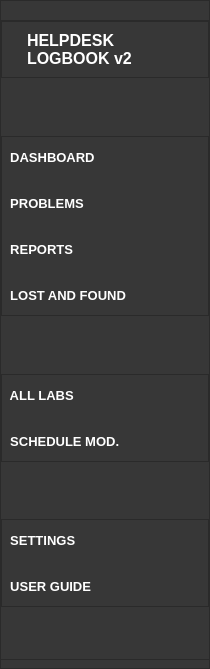
     <widget class="QFrame" name="frameMenu">
      <property name="enabled">
       <bool>true</bool>
      </property>
      <property name="sizePolicy">
       <sizepolicy hsizetype="MinimumExpanding" vsizetype="MinimumExpanding">
        <horstretch>0</horstretch>
        <verstretch>0</verstretch>
       </sizepolicy>
      </property>
      <property name="minimumSize">
       <size>
        <width>210</width>
        <height>0</height>
       </size>
      </property>
      <property name="maximumSize">
       <size>
        <width>210</width>
        <height>16777215</height>
       </size>
      </property>
      <property name="accessibleDescription">
       <string>menuFrame</string>
      </property>
      <property name="styleSheet">
       <string notr="true">background-color: rgb(55,55,55);</string>
      </property>
      <property name="frameShape">
       <enum>QFrame::StyledPanel</enum>
      </property>
      <property name="frameShadow">
       <enum>QFrame::Plain</enum>
      </property>
      <property name="lineWidth">
       <number>0</number>
      </property>
      <widget class="QFrame" name="frameMenuItemContainer">
       <property name="geometry">
        <rect>
         <x>0</x>
         <y>20</y>
         <width>210</width>
         <height>640</height>
        </rect>
       </property>
       <property name="sizePolicy">
        <sizepolicy hsizetype="Preferred" vsizetype="Preferred">
         <horstretch>0</horstretch>
         <verstretch>0</verstretch>
        </sizepolicy>
       </property>
       <property name="maximumSize">
        <size>
         <width>210</width>
         <height>16777215</height>
        </size>
       </property>
       <property name="frameShape">
        <enum>QFrame::StyledPanel</enum>
       </property>
       <property name="frameShadow">
        <enum>QFrame::Raised</enum>
       </property>
       <layout class="QGridLayout" name="gridLayout_43">
        <property name="leftMargin">
         <number>0</number>
        </property>
        <property name="topMargin">
         <number>0</number>
        </property>
        <property name="rightMargin">
         <number>0</number>
        </property>
        <property name="bottomMargin">
         <number>0</number>
        </property>
        <item row="1" column="0" colspan="2">
         <widget class="QFrame" name="frame_5">
          <property name="frameShape">
           <enum>QFrame::StyledPanel</enum>
          </property>
          <property name="frameShadow">
           <enum>QFrame::Raised</enum>
          </property>
          <layout class="QGridLayout" name="gridLayout_46">
           <item row="0" column="0">
            <widget class="QLabel" name="pictureIcon">
             <property name="sizePolicy">
              <sizepolicy hsizetype="Fixed" vsizetype="Fixed">
               <horstretch>0</horstretch>
               <verstretch>0</verstretch>
              </sizepolicy>
             </property>
             <property name="maximumSize">
              <size>
               <width>40</width>
               <height>40</height>
              </size>
             </property>
             <property name="font">
              <font>
               <family>Segoe UI</family>
               <pointsize>12</pointsize>
               <weight>75</weight>
               <bold>true</bold>
              </font>
             </property>
             <property name="cursor">
              <cursorShape>ArrowCursor</cursorShape>
             </property>
             <property name="styleSheet">
              <string notr="true">border-radius: 10px;</string>
             </property>
             <property name="text">
              <string/>
             </property>
             <property name="pixmap">
              <pixmap>../images/icons/logbook_logo.png</pixmap>
             </property>
             <property name="scaledContents">
              <bool>true</bool>
             </property>
             <property name="openExternalLinks">
              <bool>false</bool>
             </property>
             <property name="textInteractionFlags">
              <set>Qt::LinksAccessibleByMouse</set>
             </property>
            </widget>
           </item>
           <item row="0" column="1">
            <widget class="QLabel" name="labelLogBook">
             <property name="font">
              <font>
               <family>Segoe UI</family>
               <pointsize>12</pointsize>
               <weight>75</weight>
               <bold>true</bold>
              </font>
             </property>
             <property name="cursor">
              <cursorShape>ArrowCursor</cursorShape>
             </property>
             <property name="accessibleDescription">
              <string>normalLabel</string>
             </property>
             <property name="styleSheet">
              <string notr="true">color: rgb(255, 255, 255);</string>
             </property>
             <property name="text">
              <string>HELPDESK LOGBOOK v2</string>
             </property>
             <property name="scaledContents">
              <bool>true</bool>
             </property>
             <property name="wordWrap">
              <bool>true</bool>
             </property>
             <property name="openExternalLinks">
              <bool>false</bool>
             </property>
             <property name="textInteractionFlags">
              <set>Qt::LinksAccessibleByMouse</set>
             </property>
            </widget>
           </item>
          </layout>
         </widget>
        </item>
        <item row="4" column="0">
         <spacer name="verticalSpacer_5">
          <property name="orientation">
           <enum>Qt::Vertical</enum>
          </property>
          <property name="sizeHint" stdset="0">
           <size>
            <width>20</width>
            <height>40</height>
           </size>
          </property>
         </spacer>
        </item>
        <item row="6" column="0">
         <spacer name="verticalSpacer_2">
          <property name="orientation">
           <enum>Qt::Vertical</enum>
          </property>
          <property name="sizeHint" stdset="0">
           <size>
            <width>20</width>
            <height>40</height>
           </size>
          </property>
         </spacer>
        </item>
        <item row="9" column="0" colspan="2">
         <widget class="QFrame" name="frame_4">
          <property name="sizePolicy">
           <sizepolicy hsizetype="Expanding" vsizetype="Expanding">
            <horstretch>0</horstretch>
            <verstretch>0</verstretch>
           </sizepolicy>
          </property>
          <property name="frameShape">
           <enum>QFrame::StyledPanel</enum>
          </property>
          <property name="frameShadow">
           <enum>QFrame::Raised</enum>
          </property>
          <layout class="QGridLayout" name="gridLayout_45">
           <property name="leftMargin">
            <number>0</number>
           </property>
           <property name="topMargin">
            <number>0</number>
           </property>
           <property name="rightMargin">
            <number>0</number>
           </property>
           <property name="bottomMargin">
            <number>0</number>
           </property>
           <item row="0" column="0">
            <widget class="QPushButton" name="pushButtonSettings">
             <property name="sizePolicy">
              <sizepolicy hsizetype="Expanding" vsizetype="Fixed">
               <horstretch>0</horstretch>
               <verstretch>0</verstretch>
              </sizepolicy>
             </property>
             <property name="minimumSize">
              <size>
               <width>0</width>
               <height>40</height>
              </size>
             </property>
             <property name="maximumSize">
              <size>
               <width>16777215</width>
               <height>40</height>
              </size>
             </property>
             <property name="font">
              <font>
               <family>Segoe UI</family>
               <pointsize>10</pointsize>
               <weight>75</weight>
               <bold>true</bold>
              </font>
             </property>
             <property name="cursor">
              <cursorShape>PointingHandCursor</cursorShape>
             </property>
             <property name="accessibleName">
              <string>settings</string>
             </property>
             <property name="accessibleDescription">
              <string>menuButton</string>
             </property>
             <property name="styleSheet">
              <string notr="true">color: rgb(255, 255, 255);
Text-align:left</string>
             </property>
             <property name="text">
              <string>  SETTINGS</string>
             </property>
             <property name="iconSize">
              <size>
               <width>32</width>
               <height>32</height>
              </size>
             </property>
             <property name="flat">
              <bool>true</bool>
             </property>
            </widget>
           </item>
           <item row="1" column="0">
            <widget class="QPushButton" name="pushButtonUserGuide">
             <property name="sizePolicy">
              <sizepolicy hsizetype="Expanding" vsizetype="Fixed">
               <horstretch>0</horstretch>
               <verstretch>0</verstretch>
              </sizepolicy>
             </property>
             <property name="minimumSize">
              <size>
               <width>0</width>
               <height>40</height>
              </size>
             </property>
             <property name="maximumSize">
              <size>
               <width>16777215</width>
               <height>40</height>
              </size>
             </property>
             <property name="font">
              <font>
               <family>Segoe UI</family>
               <pointsize>10</pointsize>
               <weight>75</weight>
               <bold>true</bold>
              </font>
             </property>
             <property name="cursor">
              <cursorShape>PointingHandCursor</cursorShape>
             </property>
             <property name="accessibleName">
              <string>guide</string>
             </property>
             <property name="accessibleDescription">
              <string>menuButton</string>
             </property>
             <property name="styleSheet">
              <string notr="true">color: rgb(255, 255, 255);
Text-align:left</string>
             </property>
             <property name="text">
              <string>  USER GUIDE</string>
             </property>
             <property name="iconSize">
              <size>
               <width>32</width>
               <height>32</height>
              </size>
             </property>
             <property name="flat">
              <bool>true</bool>
             </property>
            </widget>
           </item>
          </layout>
         </widget>
        </item>
        <item row="10" column="0">
         <spacer name="verticalSpacer_4">
          <property name="orientation">
           <enum>Qt::Vertical</enum>
          </property>
          <property name="sizeHint" stdset="0">
           <size>
            <width>20</width>
            <height>40</height>
           </size>
          </property>
         </spacer>
        </item>
        <item row="8" column="0">
         <spacer name="verticalSpacer_3">
          <property name="orientation">
           <enum>Qt::Vertical</enum>
          </property>
          <property name="sizeHint" stdset="0">
           <size>
            <width>20</width>
            <height>40</height>
           </size>
          </property>
         </spacer>
        </item>
        <item row="7" column="0" colspan="2">
         <widget class="QFrame" name="frame_3">
          <property name="sizePolicy">
           <sizepolicy hsizetype="Expanding" vsizetype="Expanding">
            <horstretch>0</horstretch>
            <verstretch>0</verstretch>
           </sizepolicy>
          </property>
          <property name="frameShape">
           <enum>QFrame::StyledPanel</enum>
          </property>
          <property name="frameShadow">
           <enum>QFrame::Raised</enum>
          </property>
          <layout class="QGridLayout" name="gridLayout_44">
           <property name="leftMargin">
            <number>0</number>
           </property>
           <property name="topMargin">
            <number>0</number>
           </property>
           <property name="rightMargin">
            <number>0</number>
           </property>
           <property name="bottomMargin">
            <number>0</number>
           </property>
           <item row="1" column="0">
            <widget class="QPushButton" name="pushButtonSchedule">
             <property name="enabled">
              <bool>true</bool>
             </property>
             <property name="sizePolicy">
              <sizepolicy hsizetype="Expanding" vsizetype="Fixed">
               <horstretch>0</horstretch>
               <verstretch>0</verstretch>
              </sizepolicy>
             </property>
             <property name="minimumSize">
              <size>
               <width>0</width>
               <height>40</height>
              </size>
             </property>
             <property name="maximumSize">
              <size>
               <width>16777215</width>
               <height>40</height>
              </size>
             </property>
             <property name="font">
              <font>
               <family>Segoe UI</family>
               <pointsize>10</pointsize>
               <weight>75</weight>
               <bold>true</bold>
              </font>
             </property>
             <property name="cursor">
              <cursorShape>PointingHandCursor</cursorShape>
             </property>
             <property name="accessibleName">
              <string>schedule_mod</string>
             </property>
             <property name="accessibleDescription">
              <string>menuButton</string>
             </property>
             <property name="styleSheet">
              <string notr="true">color: rgb(255, 255, 255);
Text-align:left</string>
             </property>
             <property name="text">
              <string>  SCHEDULE MOD.</string>
             </property>
             <property name="iconSize">
              <size>
               <width>32</width>
               <height>32</height>
              </size>
             </property>
             <property name="flat">
              <bool>true</bool>
             </property>
            </widget>
           </item>
           <item row="0" column="0">
            <widget class="QPushButton" name="pushButtonAllLabs">
             <property name="enabled">
              <bool>true</bool>
             </property>
             <property name="sizePolicy">
              <sizepolicy hsizetype="Expanding" vsizetype="Fixed">
               <horstretch>0</horstretch>
               <verstretch>0</verstretch>
              </sizepolicy>
             </property>
             <property name="minimumSize">
              <size>
               <width>0</width>
               <height>40</height>
              </size>
             </property>
             <property name="maximumSize">
              <size>
               <width>16777215</width>
               <height>40</height>
              </size>
             </property>
             <property name="font">
              <font>
               <family>Segoe UI</family>
               <pointsize>10</pointsize>
               <weight>75</weight>
               <bold>true</bold>
              </font>
             </property>
             <property name="cursor">
              <cursorShape>PointingHandCursor</cursorShape>
             </property>
             <property name="accessibleName">
              <string>all_labs</string>
             </property>
             <property name="accessibleDescription">
              <string>menuButton</string>
             </property>
             <property name="styleSheet">
              <string notr="true">color: rgb(255, 255, 255);
Text-align:left</string>
             </property>
             <property name="text">
              <string>  ALL LABS</string>
             </property>
             <property name="iconSize">
              <size>
               <width>32</width>
               <height>32</height>
              </size>
             </property>
             <property name="flat">
              <bool>true</bool>
             </property>
            </widget>
           </item>
          </layout>
         </widget>
        </item>
        <item row="5" column="0" colspan="2">
         <widget class="QFrame" name="frame">
          <property name="sizePolicy">
           <sizepolicy hsizetype="Expanding" vsizetype="Expanding">
            <horstretch>0</horstretch>
            <verstretch>0</verstretch>
           </sizepolicy>
          </property>
          <property name="frameShape">
           <enum>QFrame::StyledPanel</enum>
          </property>
          <property name="frameShadow">
           <enum>QFrame::Raised</enum>
          </property>
          <layout class="QGridLayout" name="gridLayout_42">
           <property name="leftMargin">
            <number>0</number>
           </property>
           <property name="topMargin">
            <number>0</number>
           </property>
           <property name="rightMargin">
            <number>0</number>
           </property>
           <property name="bottomMargin">
            <number>0</number>
           </property>
           <item row="2" column="0">
            <widget class="QPushButton" name="pushButtonProblems">
             <property name="sizePolicy">
              <sizepolicy hsizetype="Expanding" vsizetype="Fixed">
               <horstretch>0</horstretch>
               <verstretch>0</verstretch>
              </sizepolicy>
             </property>
             <property name="minimumSize">
              <size>
               <width>0</width>
               <height>40</height>
              </size>
             </property>
             <property name="maximumSize">
              <size>
               <width>16777215</width>
               <height>40</height>
              </size>
             </property>
             <property name="font">
              <font>
               <family>Segoe UI</family>
               <pointsize>10</pointsize>
               <weight>75</weight>
               <bold>true</bold>
              </font>
             </property>
             <property name="cursor">
              <cursorShape>PointingHandCursor</cursorShape>
             </property>
             <property name="accessibleName">
              <string>problems</string>
             </property>
             <property name="accessibleDescription">
              <string>menuButton</string>
             </property>
             <property name="styleSheet">
              <string notr="true">color: rgb(255, 255, 255);
Text-align:left</string>
             </property>
             <property name="text">
              <string>  PROBLEMS</string>
             </property>
             <property name="iconSize">
              <size>
               <width>32</width>
               <height>32</height>
              </size>
             </property>
             <property name="flat">
              <bool>true</bool>
             </property>
            </widget>
           </item>
           <item row="3" column="0">
            <widget class="QPushButton" name="pushButtonReports">
             <property name="sizePolicy">
              <sizepolicy hsizetype="Expanding" vsizetype="Fixed">
               <horstretch>0</horstretch>
               <verstretch>0</verstretch>
              </sizepolicy>
             </property>
             <property name="minimumSize">
              <size>
               <width>0</width>
               <height>40</height>
              </size>
             </property>
             <property name="maximumSize">
              <size>
               <width>16777215</width>
               <height>40</height>
              </size>
             </property>
             <property name="font">
              <font>
               <family>Segoe UI</family>
               <pointsize>10</pointsize>
               <weight>75</weight>
               <bold>true</bold>
              </font>
             </property>
             <property name="cursor">
              <cursorShape>PointingHandCursor</cursorShape>
             </property>
             <property name="accessibleName">
              <string>reports</string>
             </property>
             <property name="accessibleDescription">
              <string>menuButton</string>
             </property>
             <property name="styleSheet">
              <string notr="true">color: rgb(255, 255, 255);
Text-align:left</string>
             </property>
             <property name="text">
              <string>  REPORTS</string>
             </property>
             <property name="iconSize">
              <size>
               <width>32</width>
               <height>32</height>
              </size>
             </property>
             <property name="flat">
              <bool>true</bool>
             </property>
            </widget>
           </item>
           <item row="4" column="0">
            <widget class="QPushButton" name="pushButtonLostAndFound">
             <property name="sizePolicy">
              <sizepolicy hsizetype="Expanding" vsizetype="Fixed">
               <horstretch>0</horstretch>
               <verstretch>0</verstretch>
              </sizepolicy>
             </property>
             <property name="minimumSize">
              <size>
               <width>0</width>
               <height>40</height>
              </size>
             </property>
             <property name="maximumSize">
              <size>
               <width>16777215</width>
               <height>40</height>
              </size>
             </property>
             <property name="font">
              <font>
               <family>Segoe UI</family>
               <pointsize>10</pointsize>
               <weight>75</weight>
               <bold>true</bold>
              </font>
             </property>
             <property name="cursor">
              <cursorShape>PointingHandCursor</cursorShape>
             </property>
             <property name="accessibleName">
              <string>lost_and_found</string>
             </property>
             <property name="accessibleDescription">
              <string>menuButton</string>
             </property>
             <property name="styleSheet">
              <string notr="true">color: rgb(255, 255, 255);
Text-align:left;</string>
             </property>
             <property name="text">
              <string>  LOST AND FOUND</string>
             </property>
             <property name="iconSize">
              <size>
               <width>32</width>
               <height>32</height>
              </size>
             </property>
             <property name="flat">
              <bool>true</bool>
             </property>
            </widget>
           </item>
           <item row="1" column="0">
            <widget class="QPushButton" name="pushButtonDashboard">
             <property name="sizePolicy">
              <sizepolicy hsizetype="Expanding" vsizetype="Fixed">
               <horstretch>0</horstretch>
               <verstretch>0</verstretch>
              </sizepolicy>
             </property>
             <property name="minimumSize">
              <size>
               <width>0</width>
               <height>40</height>
              </size>
             </property>
             <property name="maximumSize">
              <size>
               <width>16777215</width>
               <height>40</height>
              </size>
             </property>
             <property name="font">
              <font>
               <family>Segoe UI</family>
               <pointsize>10</pointsize>
               <weight>75</weight>
               <bold>true</bold>
              </font>
             </property>
             <property name="cursor">
              <cursorShape>PointingHandCursor</cursorShape>
             </property>
             <property name="accessibleName">
              <string>dashboard</string>
             </property>
             <property name="accessibleDescription">
              <string>menuButton</string>
             </property>
             <property name="styleSheet">
              <string notr="true">color: rgb(255, 255, 255);Text-align:left</string>
             </property>
             <property name="text">
              <string>  DASHBOARD</string>
             </property>
             <property name="icon">
              <iconset>
               <activeoff>../images/icons/dark_theme/dashboard_light.png</activeoff>
               <activeon>../images/icons/light_theme/dashboard_dark.png</activeon>
              </iconset>
             </property>
             <property name="iconSize">
              <size>
               <width>32</width>
               <height>32</height>
              </size>
             </property>
             <property name="checkable">
              <bool>false</bool>
             </property>
             <property name="checked">
              <bool>false</bool>
             </property>
             <property name="autoRepeat">
              <bool>false</bool>
             </property>
             <property name="autoExclusive">
              <bool>false</bool>
             </property>
             <property name="autoDefault">
              <bool>false</bool>
             </property>
             <property name="default">
              <bool>false</bool>
             </property>
             <property name="flat">
              <bool>true</bool>
             </property>
            </widget>
           </item>
          </layout>
         </widget>
        </item>
       </layout>
      </widget>
     </widget>
